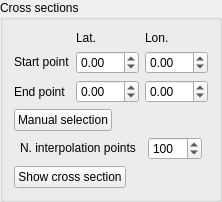
               <widget class="QGroupBox" name="groupBox_9">
                <property name="title">
                 <string>Cross sections</string>
                </property>
                <layout class="QVBoxLayout" name="verticalLayout_17">
                 <item>
                  <layout class="QGridLayout" name="gridLayout_3">
                   <item row="0" column="2">
                    <widget class="QLabel" name="label_55">
                     <property name="sizePolicy">
                      <sizepolicy hsizetype="Fixed" vsizetype="Fixed">
                       <horstretch>0</horstretch>
                       <verstretch>0</verstretch>
                      </sizepolicy>
                     </property>
                     <property name="text">
                      <string>Lon.</string>
                     </property>
                    </widget>
                   </item>
                   <item row="3" column="0">
                    <widget class="QLabel" name="label_26">
                     <property name="sizePolicy">
                      <sizepolicy hsizetype="Fixed" vsizetype="Preferred">
                       <horstretch>0</horstretch>
                       <verstretch>0</verstretch>
                      </sizepolicy>
                     </property>
                     <property name="text">
                      <string>End point</string>
                     </property>
                    </widget>
                   </item>
                   <item row="2" column="0">
                    <widget class="QLabel" name="label_25">
                     <property name="sizePolicy">
                      <sizepolicy hsizetype="Fixed" vsizetype="Fixed">
                       <horstretch>0</horstretch>
                       <verstretch>0</verstretch>
                      </sizepolicy>
                     </property>
                     <property name="text">
                      <string>Start point</string>
                     </property>
                    </widget>
                   </item>
                   <item row="0" column="1">
                    <widget class="QLabel" name="label_54">
                     <property name="sizePolicy">
                      <sizepolicy hsizetype="Fixed" vsizetype="Fixed">
                       <horstretch>0</horstretch>
                       <verstretch>0</verstretch>
                      </sizepolicy>
                     </property>
                     <property name="text">
                      <string>Lat.</string>
                     </property>
                    </widget>
                   </item>
                   <item row="3" column="2">
                    <widget class="QDoubleSpinBox" name="doubleSpinBox_18">
                     <property name="sizePolicy">
                      <sizepolicy hsizetype="Fixed" vsizetype="Fixed">
                       <horstretch>0</horstretch>
                       <verstretch>0</verstretch>
                      </sizepolicy>
                     </property>
                     <property name="maximumSize">
                      <size>
                       <width>63</width>
                       <height>16777215</height>
                      </size>
                     </property>
                     <property name="minimum">
                      <double>-180.000000000000000</double>
                     </property>
                     <property name="maximum">
                      <double>180.000000000000000</double>
                     </property>
                     <property name="singleStep">
                      <double>0.010000000000000</double>
                     </property>
                    </widget>
                   </item>
                   <item row="2" column="1">
                    <widget class="QDoubleSpinBox" name="doubleSpinBox_17">
                     <property name="sizePolicy">
                      <sizepolicy hsizetype="Fixed" vsizetype="Fixed">
                       <horstretch>0</horstretch>
                       <verstretch>0</verstretch>
                      </sizepolicy>
                     </property>
                     <property name="minimumSize">
                      <size>
                       <width>63</width>
                       <height>0</height>
                      </size>
                     </property>
                     <property name="maximumSize">
                      <size>
                       <width>63</width>
                       <height>16777215</height>
                      </size>
                     </property>
                     <property name="minimum">
                      <double>-90.000000000000000</double>
                     </property>
                     <property name="maximum">
                      <double>90.000000000000000</double>
                     </property>
                     <property name="singleStep">
                      <double>0.010000000000000</double>
                     </property>
                    </widget>
                   </item>
                   <item row="2" column="2">
                    <widget class="QDoubleSpinBox" name="doubleSpinBox_20">
                     <property name="sizePolicy">
                      <sizepolicy hsizetype="Fixed" vsizetype="Fixed">
                       <horstretch>0</horstretch>
                       <verstretch>0</verstretch>
                      </sizepolicy>
                     </property>
                     <property name="minimumSize">
                      <size>
                       <width>63</width>
                       <height>0</height>
                      </size>
                     </property>
                     <property name="maximumSize">
                      <size>
                       <width>63</width>
                       <height>16777215</height>
                      </size>
                     </property>
                     <property name="minimum">
                      <double>-90.000000000000000</double>
                     </property>
                     <property name="maximum">
                      <double>90.000000000000000</double>
                     </property>
                     <property name="singleStep">
                      <double>0.010000000000000</double>
                     </property>
                    </widget>
                   </item>
                   <item row="3" column="1">
                    <widget class="QDoubleSpinBox" name="doubleSpinBox_19">
                     <property name="sizePolicy">
                      <sizepolicy hsizetype="Fixed" vsizetype="Fixed">
                       <horstretch>0</horstretch>
                       <verstretch>0</verstretch>
                      </sizepolicy>
                     </property>
                     <property name="maximumSize">
                      <size>
                       <width>63</width>
                       <height>16777215</height>
                      </size>
                     </property>
                     <property name="minimum">
                      <double>-180.000000000000000</double>
                     </property>
                     <property name="maximum">
                      <double>180.000000000000000</double>
                     </property>
                     <property name="singleStep">
                      <double>0.010000000000000</double>
                     </property>
                    </widget>
                   </item>
                  </layout>
                 </item>
                 <item>
                  <widget class="QPushButton" name="pushButton_25">
                   <property name="sizePolicy">
                    <sizepolicy hsizetype="Fixed" vsizetype="Fixed">
                     <horstretch>0</horstretch>
                     <verstretch>0</verstretch>
                    </sizepolicy>
                   </property>
                   <property name="text">
                    <string>Manual selection</string>
                   </property>
                   <property name="checkable">
                    <bool>true</bool>
                   </property>
                  </widget>
                 </item>
                 <item>
                  <layout class="QHBoxLayout" name="horizontalLayout_39">
                   <item>
                    <widget class="QLabel" name="label_53">
                     <property name="sizePolicy">
                      <sizepolicy hsizetype="Fixed" vsizetype="Fixed">
                       <horstretch>0</horstretch>
                       <verstretch>0</verstretch>
                      </sizepolicy>
                     </property>
                     <property name="text">
                      <string>N. interpolation points</string>
                     </property>
                    </widget>
                   </item>
                   <item>
                    <widget class="QSpinBox" name="spinBox_9">
                     <property name="sizePolicy">
                      <sizepolicy hsizetype="Fixed" vsizetype="Fixed">
                       <horstretch>0</horstretch>
                       <verstretch>0</verstretch>
                      </sizepolicy>
                     </property>
                     <property name="maximum">
                      <number>1000</number>
                     </property>
                     <property name="value">
                      <number>100</number>
                     </property>
                    </widget>
                   </item>
                  </layout>
                 </item>
                 <item>
                  <widget class="QPushButton" name="pushButton_26">
                   <property name="sizePolicy">
                    <sizepolicy hsizetype="Fixed" vsizetype="Fixed">
                     <horstretch>0</horstretch>
                     <verstretch>0</verstretch>
                    </sizepolicy>
                   </property>
                   <property name="text">
                    <string>Show cross section</string>
                   </property>
                  </widget>
                 </item>
                </layout>
               </widget>
